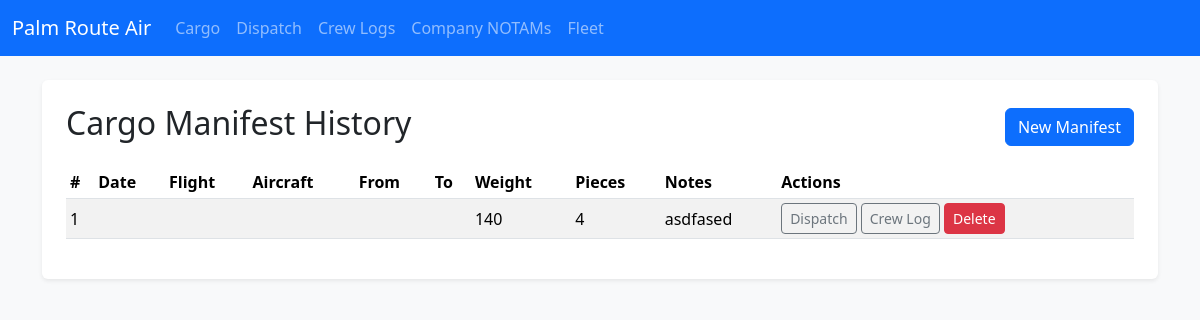
/cargo/history, run on an earlier commit of the app's database.
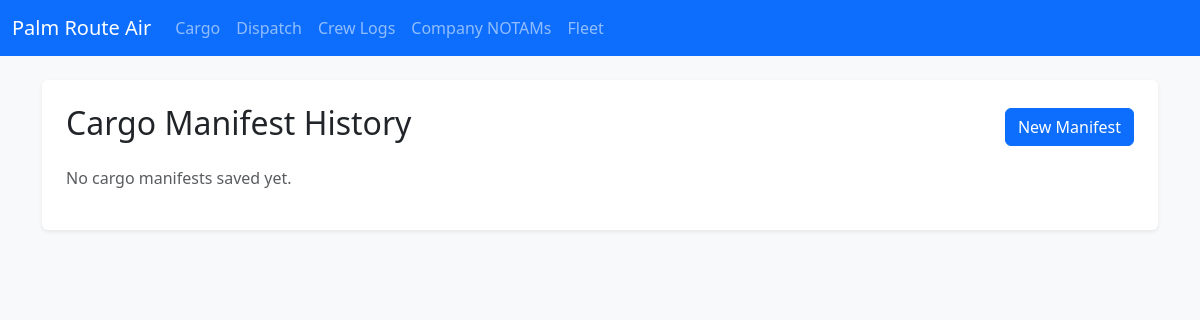
And on a later commit of the database.
### app.py (models this page shows)
class CargoManifest(db.Model):
    id = db.Column(db.Integer, primary_key=True)
    date = db.Column(db.String(20))
    flight_id = db.Column(db.String(20))
    aircraft = db.Column(db.String(50))
    departure = db.Column(db.String(10))
    arrival = db.Column(db.String(10))
    total_weight = db.Column(db.String(20))
    pieces = db.Column(db.String(10))
    notes = db.Column(db.Text)
    dispatch_release_id = db.Column(db.Integer, db.ForeignKey('dispatch_release.id'))

### app.py (the view)
@app.route('/cargo/history')
def cargo_history():
    manifests = CargoManifest.query.order_by(CargoManifest.id.desc()).all()
    return render_template('cargo_history.html', manifests=manifests)

### templates/cargo_history.html
{% extends 'base.html' %}
{% block content %}
<div class="p-4 bg-white rounded shadow-sm">
  <div class="d-flex justify-content-between align-items-center mb-3">
    <h2>Cargo Manifest History</h2>
    <a href="{{ url_for('cargo') }}" class="btn btn-primary">New Manifest</a>
  </div>
  {% if manifests %}
  <div class="table-responsive">
    <table class="table table-sm table-striped align-middle">
      <thead>
        <tr>
          <th>#</th>
          <th>Date</th>
          <th>Flight</th>
          <th>Aircraft</th>
          <th>From</th>
          <th>To</th>
          <th>Weight</th>
          <th>Pieces</th>
          <th>Notes</th>
          <th>Actions</th>
        </tr>
      </thead>
      <tbody>
        {% for m in manifests %}
        <tr>
          <td>{{ m.id }}</td>
          <td>{{ m.date }}</td>
          <td>{{ m.flight_id }}</td>
          <td>{{ m.aircraft }}</td>
          <td>{{ m.departure }}</td>
          <td>{{ m.arrival }}</td>
          <td>{{ m.total_weight }}</td>
          <td>{{ m.pieces }}</td>
          <td style="max-width: 260px; white-space: nowrap; overflow: hidden; text-overflow: ellipsis;">{{ m.notes }}</td>
          <td class="text-nowrap">
            <a class="btn btn-outline-secondary btn-sm" href="{{ url_for('dispatch', date=m.date, flight_id=m.flight_id, aircraft=m.aircraft, departure=m.departure, destination=m.arrival) }}">Dispatch</a>
            <a class="btn btn-outline-secondary btn-sm" href="{{ url_for('crew', date=m.date, flight_id=m.flight_id, origin=m.departure, destination=m.arrival, aircraft=m.aircraft, cargo_manifest_id=m.id) }}">Crew Log</a>
            <form action="{{ url_for('delete_cargo', id=m.id) }}" method="post" class="d-inline">
              <button class="btn btn-danger btn-sm" onclick="return confirm('Delete this cargo manifest?')">Delete</button>
            </form>
          </td>
        </tr>
        {% endfor %}
      </tbody>
    </table>
  </div>
  {% else %}
  <p class="text-muted">No cargo manifests saved yet.</p>
  {% endif %}
</div>
{% endblock %}

What changed in the data, as far as the page shows it:
removed CargoManifest: id "1", total_weight "140", pieces "4", notes "asdfased"
Also different on the page:
text no longer shown: "# Date Flight Aircraft From To Weight Pieces Notes Actions"
text now shown: "No cargo manifests saved yet."
